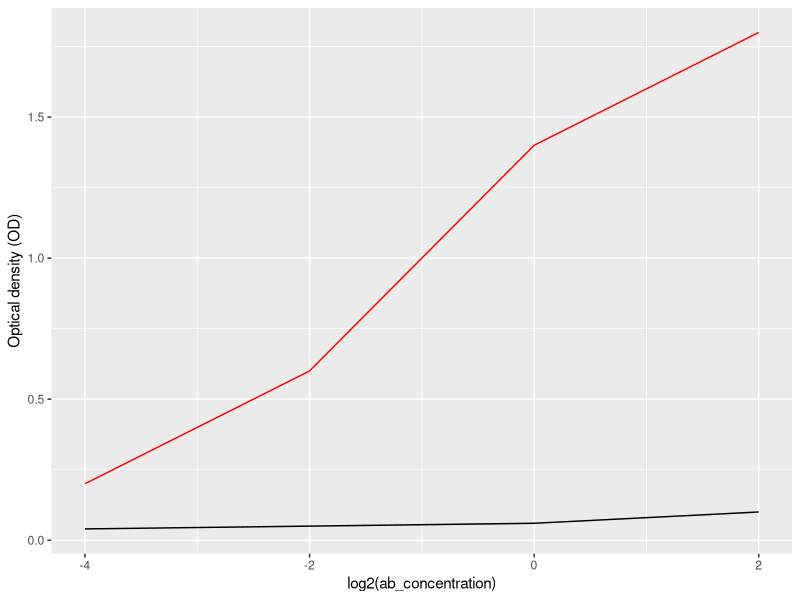

Recreate this plot in R.
## ---- chunk 1
knitr::opts_chunk$set(echo = TRUE)
library(tidyverse)
## ---- chunk 2
concentrations <- c(4,1,0.25,0.0625)
non_reactive_ods <- c(0.1,0.06,0.05,0.04)
reactive_ods <- c(1.8,1.4,0.6,0.2)

abdf <- data.frame(ab_concentration = concentrations,
           not_reactive = non_reactive_ods,
           reactive = reactive_ods)
## ---- chunk 3
abdf %>%
    ggplot(aes(x = log2(ab_concentration))) +
    geom_line(aes(y = not_reactive)) +
    geom_line(aes(y = reactive), color = "red") +
    ylab("Optical density (OD)")
## ---- chunk 4
calculate_auc <- function(ods) {
    step_width <- 2
    rectangular_part <- ods[2:4]*2
    triangular_part <- ods[1:3] - ods[2:4] # *2 and /2 
    sum(rectangular_part, triangular_part)
}
## ---- chunk 5
calculate_auc(non_reactive_ods)
## ---- chunk 6
calculate_auc(reactive_ods)
